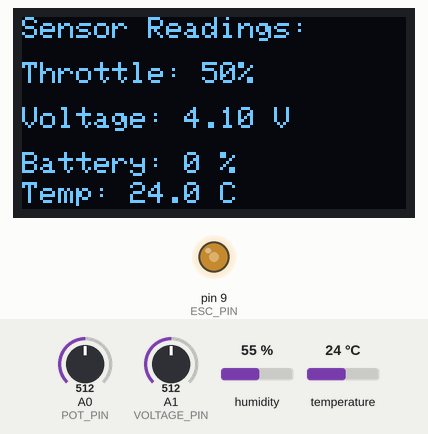
This sketch was run on a simulated Arduino Uno, built with avr-gcc and run on an emulated ATmega328P. Parts: 128×64 one-colour display, output pins drawn as LEDs (lit = HIGH). Inputs (shaded band) come from the test bench; at power-on: A0 (POT_PIN) = 512, temperature 24 °C, A1 (VOLTAGE_PIN) = 512, humidity 55 %. What the sketch prints to the serial monitor is not drawn.

Above: at 1.2 s.
1.3 s: A0 (POT_PIN) set to 533
At 2.1 s:
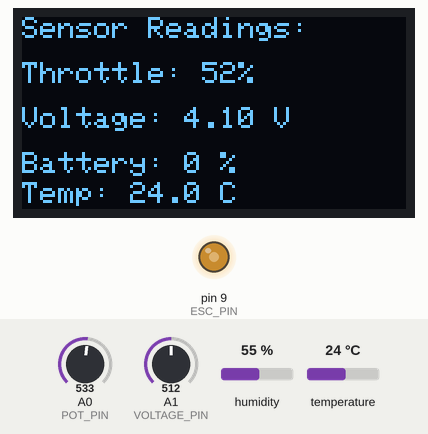
3.2 s: A0 (POT_PIN) set to 90
At 4.5 s:
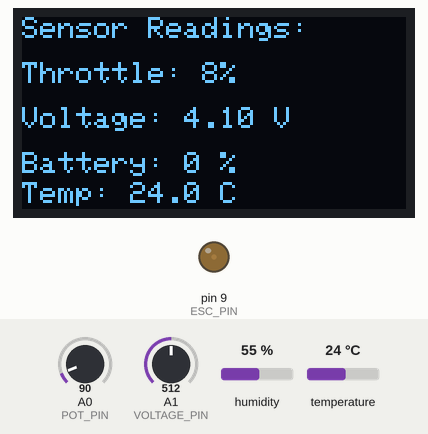
4.8 s: A0 (POT_PIN) set to 992
At 5.7 s:
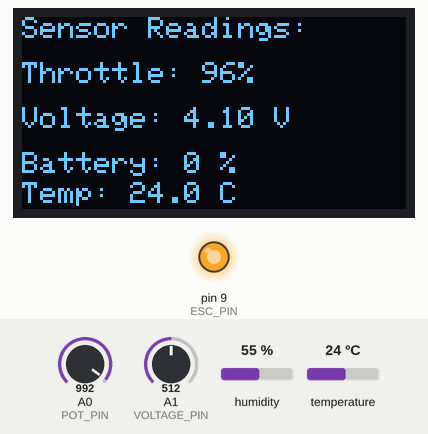
6.4 s: temperature set to 12 °C
At 7.8 s:
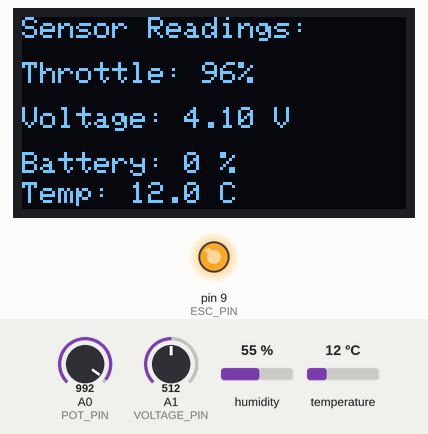
8.1 s: A1 (VOLTAGE_PIN) set to 716
At 9.4 s:
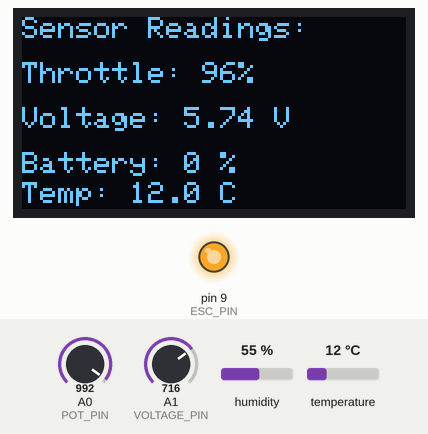
9.7 s: A0 (POT_PIN) set to 306
At 10.7 s:
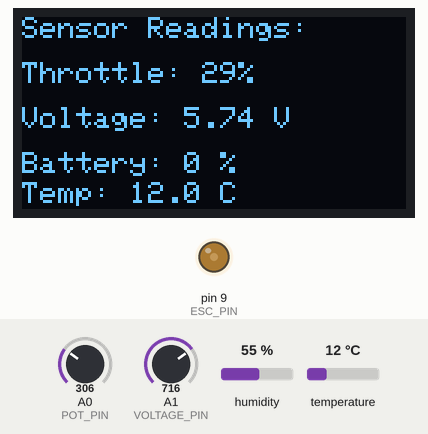
Timing chart, 0 to 12.3 s (numbered marks = the images above; inputs shaded):
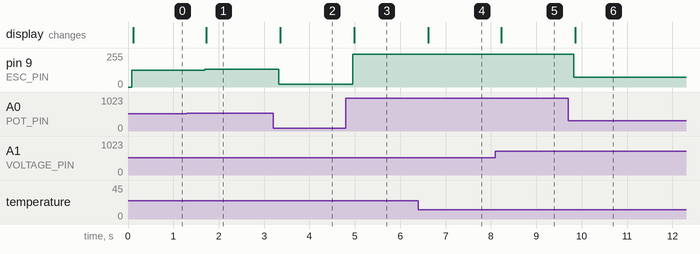

Measured:
- after the input at 1.3 s, pin 9 (ESC_PIN): 127/255 → 132/255 after 0.39 s; the display: changes after 0.42 s (image 1)
- after the input at 3.2 s, pin 9 (ESC_PIN): 132/255 → 20/255 after 0.12 s; the display: changes after 0.15 s (image 2)
- after the input at 4.8 s, pin 9 (ESC_PIN): 20/255 → 244/255 after 0.15 s; the display: changes after 0.19 s (image 3)
- after the input at 6.4 s, the display: changes after 0.22 s (image 4)
- after the input at 8.1 s, the display: changes after 0.13 s (image 5)
- after the input at 9.7 s, pin 9 (ESC_PIN): 244/255 → 73/255 after 0.12 s; the display: changes after 0.16 s (image 6)

The sketch:

jetfan.ino
```cpp
#include <Wire.h>
#include <Adafruit_GFX.h>
#include <Adafruit_SSD1306.h>
#include <DHT.h>

// OLED Display Settings
#define SCREEN_WIDTH 128
#define SCREEN_HEIGHT 64
#define OLED_RESET -1
Adafruit_SSD1306 display(SCREEN_WIDTH, SCREEN_HEIGHT, &Wire, OLED_RESET);
#define SSD1306_I2C_ADDRESS 0x3C  // Define the I2C address for the OLED display

// DHT11 Settings
#define DHTPIN 2      // DHT11 data pin connected to D2
#define DHTTYPE DHT11 // DHT11 sensor type
DHT dht(DHTPIN, DHTTYPE);

// Voltage Sensor Settings
#define VOLTAGE_PIN A1 // Voltage sensor output connected to A1
float voltage = 0.0;
float maxVoltage = 8.2; // Maximum battery voltage
float minVoltage = 6.6; // Minimum battery voltage (cutoff)

// Potentiometer Settings
#define POT_PIN A0 // Potentiometer connected to A0

// ESC Control Pin
#define ESC_PIN 9  // Define the ESC control pin (e.g., pin 9)

// Timer for High Power
unsigned long highPowerStart = 0;
bool highPowerAllowed = false;
unsigned long stopSignalStart = 0;
bool signalStopped = false;
unsigned long stopDuration = 5000; // 5 seconds stop duration
unsigned long shutdownStart = 0;
bool systemShutdown = false;
unsigned long shutdownDuration = 15000; // 15 seconds shutdown duration

// Temperature Thresholds
#define TEMP_THRESHOLD 90.0
#define TEMP_SHUTDOWN_THRESHOLD 99.0

void setup() {
  // Initialize Serial Monitor
  Serial.begin(9600);

  // Initialize DHT Sensor
  dht.begin();

  // Initialize OLED
  if (!display.begin(SSD1306_I2C_ADDRESS, 0x3C)) {
    Serial.println(F("SSD1306 allocation failed"));
    for (;;);
  }
  display.clearDisplay();
  display.setTextSize(1);
  display.setTextColor(SSD1306_WHITE);
  display.display();

  // Set ESC_PIN as output
  pinMode(ESC_PIN, OUTPUT);
}

void loop() {
  // Read potentiometer value
  int potValue = analogRead(POT_PIN);
  int powerPercent = map(potValue, 0, 1023, 0, 100);

  // Read voltage from sensor
  int sensorValue = analogRead(VOLTAGE_PIN);
  voltage = (sensorValue * maxVoltage) / 1023.0; // Scale the reading to the sensor's max voltage

  // Calculate battery capacity
  int batteryCapacity = map(voltage * 100, minVoltage * 100, maxVoltage * 100, 0, 100);
  if (batteryCapacity < 0) batteryCapacity = 0;
  if (batteryCapacity > 100) batteryCapacity = 100;

  // Read temperature and humidity
  float temperature = dht.readTemperature();
  float humidity = dht.readHumidity();

  // Check if readings are valid
  if (isnan(temperature) || isnan(humidity)) {
    Serial.println(F("Failed to read from DHT sensor!"));
    return;
  }

  // Check if temperature exceeds 99°C (System Shutdown)
  if (temperature >= TEMP_SHUTDOWN_THRESHOLD) {
    if (!systemShutdown) {
      shutdownStart = millis(); // Start the shutdown timer
      systemShutdown = true; // Set the system to shutdown state
    }

    if (millis() - shutdownStart < shutdownDuration) {
      // Display shutdown message and stop the ESC signal
      display.clearDisplay();
      display.setCursor(0, 0);
      display.print("System Shutdown!");
      display.setCursor(0, 20);
      display.print("Overheat detected");
      display.setCursor(0, 40);
      display.print("Temp: ");
      display.print(temperature);
      display.print(" C");
      display.display();

      // Stop the motor by setting the ESC signal to 0
      analogWrite(ESC_PIN, 0);
    } else {
      // After 15 seconds, resume normal operation
      systemShutdown = false;
    }
  }
  // Check if temperature exceeds 90°C (Signal Stop)
  else if (temperature >= TEMP_THRESHOLD) {
    // Stop the potentiometer signal for 5 seconds
    if (!signalStopped) {
      stopSignalStart = millis(); // Start the stop timer
      signalStopped = true; // Ensure the stop action is only executed once
    }

    if (millis() - stopSignalStart < stopDuration) {
      // Display warning and stop the signal to ESC
      display.clearDisplay();
      display.setCursor(0, 0);
      display.print("Overheat! Temp: ");
      display.print(temperature);
      display.print(" C");
      display.setCursor(0, 20);
      display.print("ESC is OFF");
      display.display();

      // Stop the motor by setting the ESC signal to 0
      analogWrite(ESC_PIN, 0);
    } else {
      // Resume normal operation after 5 seconds
      signalStopped = false;
    }
  } else {
    // If temperature is below 90°C, send the potentiometer signal to ESC
    if (!signalStopped && !systemShutdown) {
      analogWrite(ESC_PIN, map(powerPercent, 0, 100, 0, 255));
    }
  }

  // Display data on OLED
  display.clearDisplay();
  display.setCursor(0, 0);
  display.print("Sensor Readings:");
  display.setCursor(0, 15);
  display.print("Throttle: ");
  display.print(powerPercent);
  display.print("%");
  display.setCursor(0, 30);
  display.print("Voltage: ");
  display.print(voltage, 2);
  display.print(" V");
  display.setCursor(0, 45);
  display.print("Battery: ");
  display.print(batteryCapacity);
  display.print(" %");
  display.setCursor(0, 55);
  display.print("Temp: ");
  display.print(temperature, 1);
  display.print(" C");

  display.display();

  // Debugging in Serial Monitor
  Serial.print("Throttle: ");
  Serial.print(powerPercent);
  Serial.print("% | Voltage: ");
  Serial.print(voltage, 2);
  Serial.print(" V | Battery: ");
  Serial.print(batteryCapacity);
  Serial.print("% | Temp: ");
  Serial.print(temperature, 1);
  Serial.println(" C");

  delay(500); // Delay for stability
}
```
